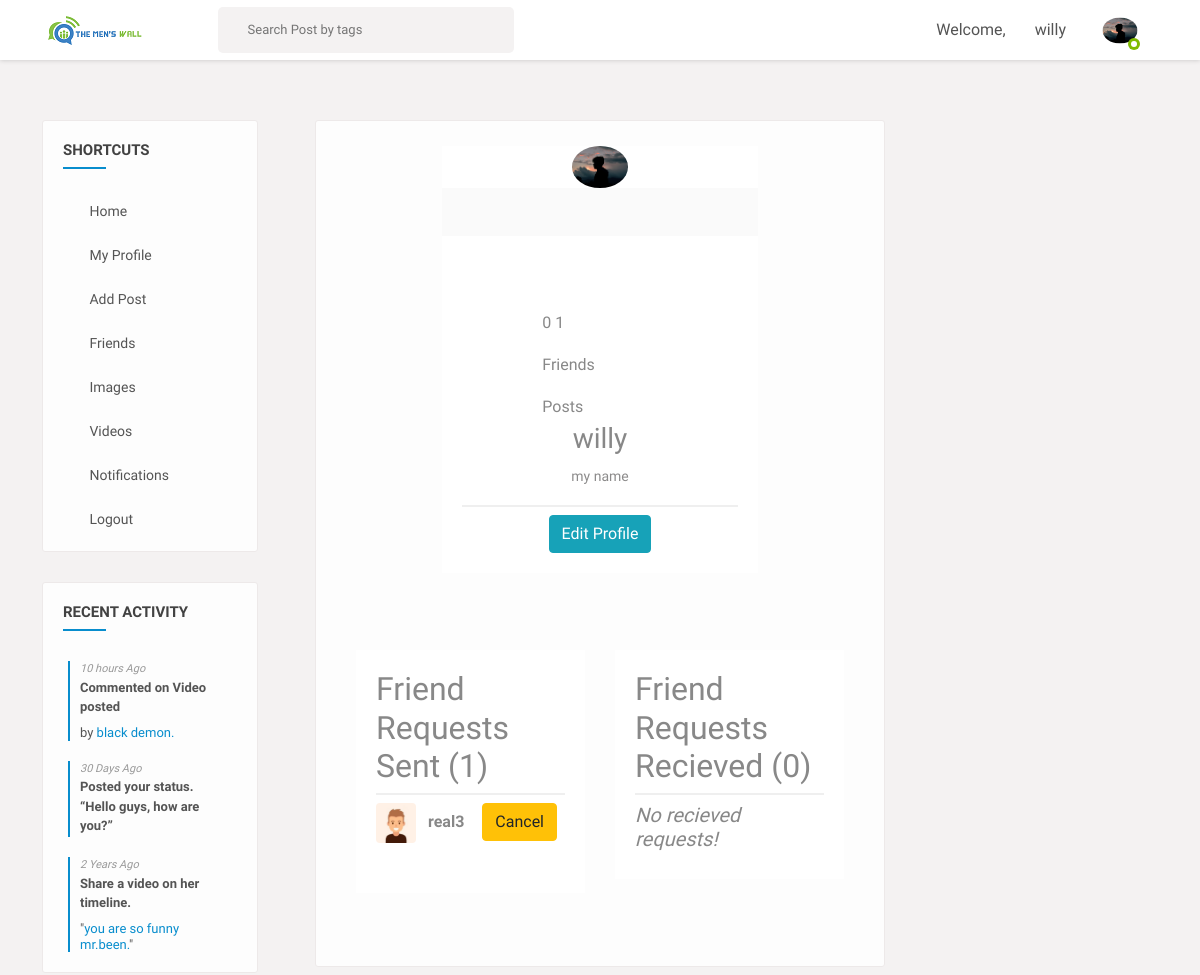
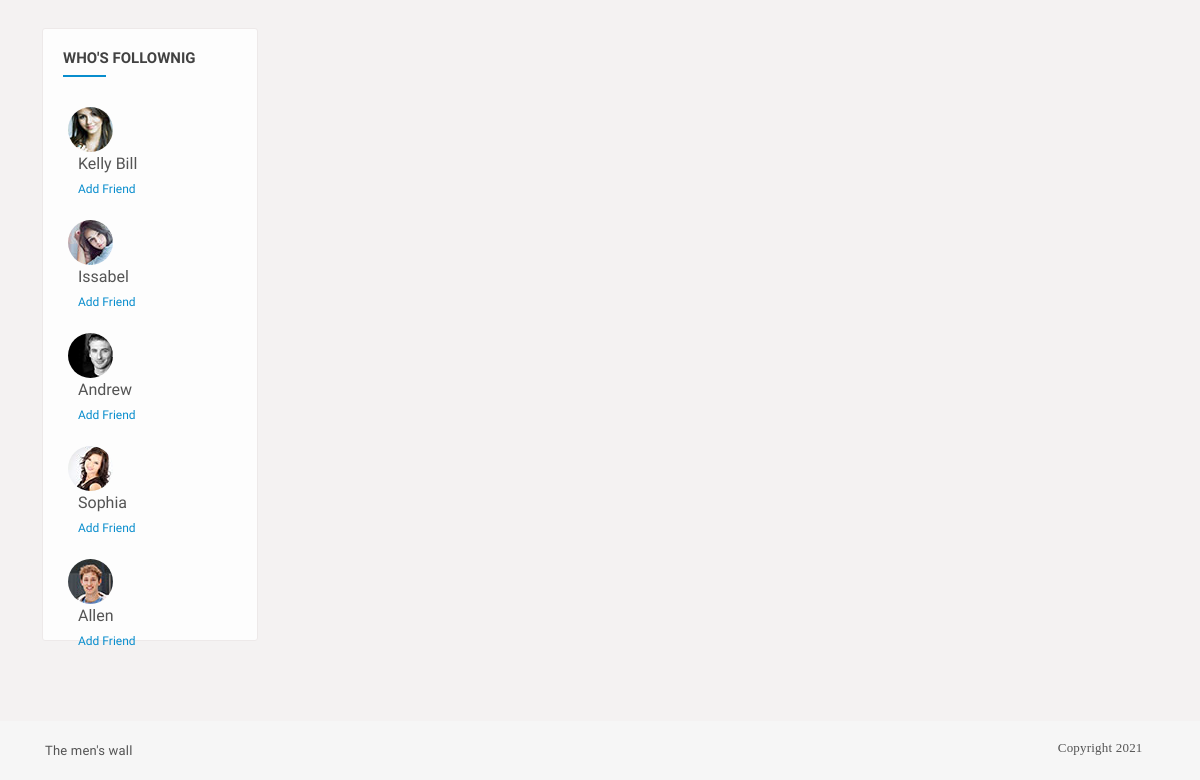
Page /my-profile/ (signed in) on the committed database (2 pictures, top to bottom).
### users/models.py (models this page shows, shortened)
class Profile(models.Model):
	user = models.OneToOneField(User, on_delete=models.CASCADE)
	image = models.ImageField(default='default.png', upload_to='profile_pics')
	slug = AutoSlugField(populate_from='user')
	bio = models.CharField(max_length=255, blank=True)
	friends = models.ManyToManyField("Profile", blank=True)
	def get_absolute_url(self):
		return "/users/{}".format(self.slug)

class FriendRequest(models.Model):
	to_user = models.ForeignKey(settings.AUTH_USER_MODEL, related_name='to_user', on_delete=models.CASCADE)
	from_user = models.ForeignKey(settings.AUTH_USER_MODEL, related_name='from_user', on_delete=models.CASCADE)
	timestamp = models.DateTimeField(auto_now_add=True)

### users/views.py (the view)
# urls.py: path('my-profile/', user_views.my_profile, name='my_profile'),
@login_required
def my_profile(request):
	p = request.user.profile
	you = p.user
	sent_friend_requests = FriendRequest.objects.filter(from_user=you)
	rec_friend_requests = FriendRequest.objects.filter(to_user=you)
	user_posts = Post.objects.filter(user_name=you)
	friends = p.friends.all()
	button_status = 'none'
	if p not in request.user.profile.friends.all():
		button_status = 'not_friend'
		if len(FriendRequest.objects.filter(
			from_user=request.user).filter(to_user=you)) == 1:
				button_status = 'friend_request_sent'
		if len(FriendRequest.objects.filter(
			from_user=p.user).filter(to_user=request.user)) == 1:
				button_status = 'friend_request_received'
	context = {
		'u': you,
		'button_status': button_status,
		'friends_list': friends,
		'sent_friend_requests': sent_friend_requests,
		'rec_friend_requests': rec_friend_requests,
		'post_count': user_posts.count
	}
	return render(request, "users/profile.html", context)

### users/templates/users/profile.html (shortened to what this page needs)
{% extends "basefeed.html" %}
{% load static %}
{% load crispy_forms_tags %}
{% block content %}
<section>
  <div class="gap gray-bg">
    <div class="container-fluid">
      <div class="row">
        <div class="col-lg-12">
          <div class="row" id="page-contents">
            <div class="col-lg-3">
              <aside class="sidebar static">
                <div class="widget">
                  <h4 class="widget-title">Shortcuts</h4>
                  <ul class="naves">
                    <li>
                      <i class="ti-home"></i>
                      <a href="{% url 'home' %}" title="">Home</a>
                    </li>
                    <li>
                      <i class="ti-user"></i>
                      <a href="{% url 'my_profile' %}" title="">My profile</a>
                    </li>
                    <li>
                      <i class="ti-files"></i>
                      <a href="{% url 'post-create' %}" title="">Add post</a>
                    </li>
                    <li>
                      <i class="ti-user"></i>
                      <a href="timeline-friends.html" title="">friends</a>
                    </li>
                    <li>
                      <i class="ti-image"></i>
                      <a href="timeline-photos.html" title="">images</a>
                    </li>
                    <li>
                      <i class="ti-video-camera"></i>
                      <a href="timeline-videos.html" title="">videos</a>
                    </li>
                    <li>
                      <i class="ti-bell"></i>
                      <a href="#" title="">Notifications</a>
                    </li>
                    <li>
                      <i class="ti-power-off"></i>
                      <a href="{% url 'logout' %}" title="">Logout</a>
                    </li>
                  </ul>
                </div>
                <div class="widget">
                  <h4 class="widget-title">Recent Activity</h4>
                  <ul class="activitiez">
                    <li>
                      <div class="activity-meta">
                        <i>10 hours Ago</i>
                        <span><a href="#" title="">Commented on Video posted </a></span>
                        <h6>by <a href="time-line.html">black demon.</a></h6>
                      </div>
                    </li>
                    <li>
                      <div class="activity-meta">
                        <i>30 Days Ago</i>
                        <span><a href="#" title="">Posted your status. “Hello guys, how are you?”</a></span>
                      </div>
                    </li>
                    <li>
                      <div class="activity-meta">
                        <i>2 Years Ago</i>
                        <span><a href="#" title="">Share a video on her timeline.</a></span>
                        <h6>"<a href="#">you are so funny mr.been.</a>"</h6>
                      </div>
                    </li>
                  </ul>
                </div>
                <div class="widget stick-widget">
                  <h4 class="widget-title">Who's follownig</h4>
                  <ul class="followers">
                    <li>
                      <figure><img src="images/resources/friend-avatar2.jpg" alt=""></figure>
                      <div class="friend-meta">
                        <h4><a href="time-line.html" title="">Kelly Bill</a></h4>
                        <a href="#" title="" class="underline">Add Friend</a>
                      </div>
                    </li>
                    <li>
                      <figure><img src="images/resources/friend-avatar4.jpg" alt=""></figure>
                      <div class="friend-meta">
                        <h4><a href="time-line.html" title="">Issabel</a></h4>
                        <a href="#" title="" class="underline">Add Friend</a>
                      </div>
                    </li>
                    <li>
                      <figure><img src="images/resources/friend-avatar6.jpg" alt=""></figure>
                      <div class="friend-meta">
                        <h4><a href="time-line.html" title="">Andrew</a></h4>
                        <a href="#" title="" class="underline">Add Friend</a>
                      </div>
                    </li>
                    <li>
                      <figure><img src="images/resources/friend-avatar8.jpg" alt=""></figure>
                      <div class="friend-meta">
                        <h4><a href="time-line.html" title="">Sophia</a></h4>
                        <a href="#" title="" class="underline">Add Friend</a>
                      </div>
                    </li>
                    <li>
                      <figure><img src="images/resources/friend-avatar3.jpg" alt=""></figure>
                      <div class="friend-meta">
                        <h4><a href="time-line.html" title="">Allen</a></h4>
                        <a href="#" title="" class="underline">Add Friend</a>
                      </div>
                    </li>
                  </ul>
                </div>
              </aside>
            </div>
            <div class="col-lg-6">
              <div class="central-meta">
                <div class="main-content">
                  <div class="container mt-7">
                    <div class="row">
                      <div class="col-xl-8 m-auto order-xl-2 mb-5 mb-xl-0">
                        <div class="card card-profile shadow">
                          <div class="row justify-content-center">
                            <div class="col-lg-3 order-lg-2">
                              <div class="card-profile-image">
                                <a href="{{ u.profile.image.url }}">
                                  <img
                                    src="{{ u.profile.image.url }}"
                                    class="rounded-circle"
                                    width="160px"
                                    height="160px"
                                  />
                                </a>
                              </div>
                            </div>
                          </div>
                          <div
                            class="card-header text-center border-0 pt-8 pt-md-4 pb-0 pb-md-4"
                          ></div>
                          <div class="card-body pt-0 pt-md-4">
                            <div class="row">
                              <div class="col">
                                <div
                                  class="card-profile-stats d-flex justify-content-center mt-md-5"
                                >
                                  <div>
                                    <span class="heading">{{ u.profile.friends.count }}</span>
                                    {% if request.user == u %}
                                    <span class="description"
                                      ><a href="{% url 'friend_list' %}">Friends</a></span
                                    >
                                    {% else %}
                                    <span class="description">Friends</span>
                                    {% endif %}
                                    <span class="heading">{{ post_count }}</span>
                                    <span class="description"
                                      ><a href="{% url 'user-posts' u.username %}"
                                        >Posts</a
                                      ></span
                                    >
                                  </div>
                                </div>
                              </div>
                            </div>
                            <div class="text-center">
                              <h3>{{ u }}</h3>
                              <p>{{ u.profile.bio }}</p>
                              <hr class="my-2" />
                              {% if request.user == u %}
                              <a class="btn btn-info" href="{% url 'edit_profile' %}"
                                >Edit Profile</a
                              >
                              {% endif %}
                            </div>
                          </div>
                        </div>
                      </div>
                    </div>
                    <br />
                    {% if request.user == u %}
                    <div class="row">
                      <div class="col-md-6">
                        <div class="card card-signin my-5">
                          <div class="card-body">
                            <h2>Friend Requests Sent ({{ sent_friend_requests.count }})</h2>
                            <hr class="my-2" />
                            {% if not sent_friend_requests %}
                            <h5><i>No sent requests!</i></h5>
                            {% else %} {% for s_request in sent_friend_requests %}
                            <a href="{{ s_request.to_user.profile.get_absolute_url }}"
                              ><img
                                src="{{ s_request.to_user.profile.image.url }}"
                                class="rounded mr-2"
                                width="40"
                                height="40"
                                alt=""
                            /></a>
                            <a href="{{ s_request.to_user.profile.get_absolute_url }}"
                              ><b>{{ s_request.to_user.username }}</b></a
                            >
                            <small class="float-right">
                              <a
                                class="btn btn-warning mr-2"
                                href="{% url 'cancel_friend_request' s_request.to_user.id %}"
                                >Cancel</a
                              >
                            </small>
                            <br /><br />
                            {% endfor %} {% endif %}
                          </div>
                        </div>
                      </div>
                      <div class="col-md-6">
                        <div class="card card-signin my-5">
                          <div class="card-body">
                            <h2>Friend Requests Recieved ({{ rec_friend_requests.count }})</h2>
                            <hr class="my-2" />
                            {% if not rec_friend_requests %}
                            <h5><i>No recieved requests!</i></h5>
                            {% endif %}
                          </div>
                        </div>
                      </div>
                    </div>
                    {% endif %}
                  </div>
                </div>
              </div>
            </div>
          </div>
        </div>
      </div>
    </div>
  </div>
</section>
{% endblock content %}

### feed/templates/basefeed.html (shortened to what this page needs)
{% load static %}
<!DOCTYPE html>
<html lang="en">
<head>
    <link rel="stylesheet" href="{% static 'css/main.min.css' %}">
    <link rel="stylesheet" href="{% static 'css/style.css' %}">
    <link rel="stylesheet" href="{% static 'css/color.css' %}">
    <link rel="stylesheet" href="{% static 'css/responsive.css' %}">
</head>
<body>
    <div class="theme-layout">
        <div class="topbar stick">
            <div class="logo">
                <a title="" href=""><img src="{% static 'images/logo.png' %}" alt=""></a>
            </div>
            <div class="top-area">
                <div class="top-search">
                    <form action="{% url 'search_posts' %}" method="GET" class="">
                        <input name="p" type="text" placeholder="Search Post by tags" />
                        <button data-ripple type="submit"><i class="ti-search"></i></button>
                    </form>
                </div>
                <ul class="setting-area">
                    <li><span>Welcome,</span></li>
                    <li><span>{{request.user.username}}</span></li>
                </ul>
                <div class="user-img">
                    <img src="{{ u.profile.image.url }}" alt="" style="width: 50px;";>
                    <span class="status f-online"></span>
                </div>
            </div>
        </div>
        {% block content %}
        {% endblock content %}
        <div class="bottombar">
            <div class="container">
                <div class="row">
                    <div class="col-md-12">
                        <span class="copyright"><a target="_blank" href="#">The men's wall</a></span>
                        <i i class="fa fa-copyright"><span class="copyright"><a target="_blank" href="#">Copyright 2021</a></span></i>
                    </div>
                </div>
            </div>
        </div>
    </div>
</body>
</html>

### rows in the picture
FriendRequest: to_user.profile.image (placeholder picture), to_user.username "real3"

### other values in the picture
{{ request.user.username }} "willy"
{{ u.profile.friends.count }} "0"
{{ post_count }} "1"
{{ u }} "willy"
{{ u.profile.bio }} "my name"
{{ sent_friend_requests.count }} "1"
{{ rec_friend_requests.count }} "0"
